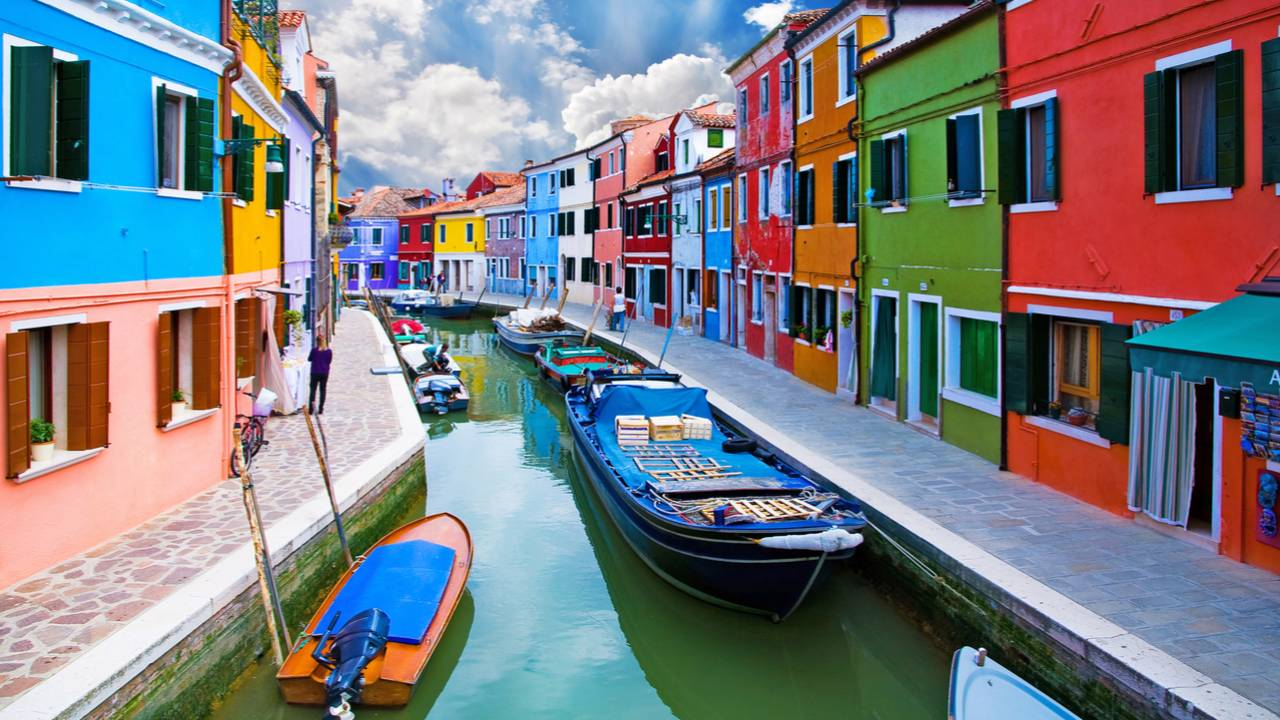
#> input picture Data/cv.jpg, 1280 x 720 px, given in place of Pic_2021_04_22_182513_blockId#19197.bmp, which was not available
$ python autoedge.py   (older library calls are emulated)
#> lines starting #> are read from the running program, lines starting #| are printed output that depends on the picture; after the words box and inside, x2 and y2 are one past the last pixel; in counts of white or black regions, pixels touching at a corner belong together; pictures that were not available may be replaced by others from this repository, and a replacement may not be noted

#adding for testing branch
import argparse
import cv2
from matplotlib import pyplot as plt
from imutils import perspective
from imutils import contours
import imutils
import numpy as np
from scipy.spatial import distance as dist
# construct the argument parser and parse the arguments
# ap = argparse.ArgumentParser()
# ap.add_argument("-i", "--image", type=str, required=True,
# 	help="path to input image")
# ap.add_argument("-s", "--scharr", type=int, default=0,
# 	help="path to input image")
# args = vars(ap.parse_args())

# load the image, convert it to grayscale, and display the original
# grayscale image
'''image = cv2.imread('/home/qualitas/Documents/Projects/TVS_OD/Images/Pic_2021_04_20_141036_blockId#48648.bmp')
gray = cv2.cvtColor(image, cv2.COLOR_BGR2GRAY)
cv2.imshow("Gray", gray)
scharr=0

# set the kernel size, depending on whether we are using the Sobel
# operator of the Scharr operator, then compute the gradients along
# the x and y axis, respectively
ksize = -1 if scharr > 0 else 3
gX = cv2.Sobel(gray, ddepth=cv2.CV_32F, dx=1, dy=0, ksize=ksize)
gY = cv2.Sobel(gray, ddepth=cv2.CV_32F, dx=0, dy=1, ksize=ksize)
# the gradient magnitude images are now of the floating point data
# type, so we need to take care to convert them back a to unsigned
# 8-bit integer representation so other OpenCV functions can operate
# on them and visualize them
gX = cv2.convertScaleAbs(gX)
gY = cv2.convertScaleAbs(gY)
# combine the gradient representations into a single image
combined = cv2.addWeighted(gX, 0.5, gY, 0.5, 0)
# show our output images
cv2.imshow("Sobel/Scharr X", gX)
cv2.imshow("Sobel/Scharr Y", gY)
cv2.imshow("Sobel/Scharr Combined", combined)
cv2.waitKey(0)'''

def midpoint(ptA, ptB):
	return ((ptA[0] + ptB[0]) * 0.5, (ptA[1] + ptB[1]) * 0.5)

# load the image, convert it to grayscale, and display the original
# grayscale image
image = cv2.imread('/home/qualitas/Documents/Projects/TVS_OD/Images/Pic_2021_04_22_182513_blockId#19197.bmp')
#> image is the input picture: shape (720, 1280, 3); mean B, G, R 130.2, 124.9, 121.7
gray = cv2.cvtColor(image, cv2.COLOR_BGR2GRAY)
cv2.imshow("Gray", gray)
scharr=0
# set the kernel size, depending on whether we are using the Sobel
# operator of the Scharr operator, then compute the gradients along
# the x and y axis, respectively
ksize = -1 if scharr > 0 else 3
gX = cv2.Sobel(gray, ddepth=cv2.CV_32F, dx=1, dy=0, ksize=ksize)
gY = cv2.Sobel(gray, ddepth=cv2.CV_32F, dx=0, dy=1, ksize=ksize)
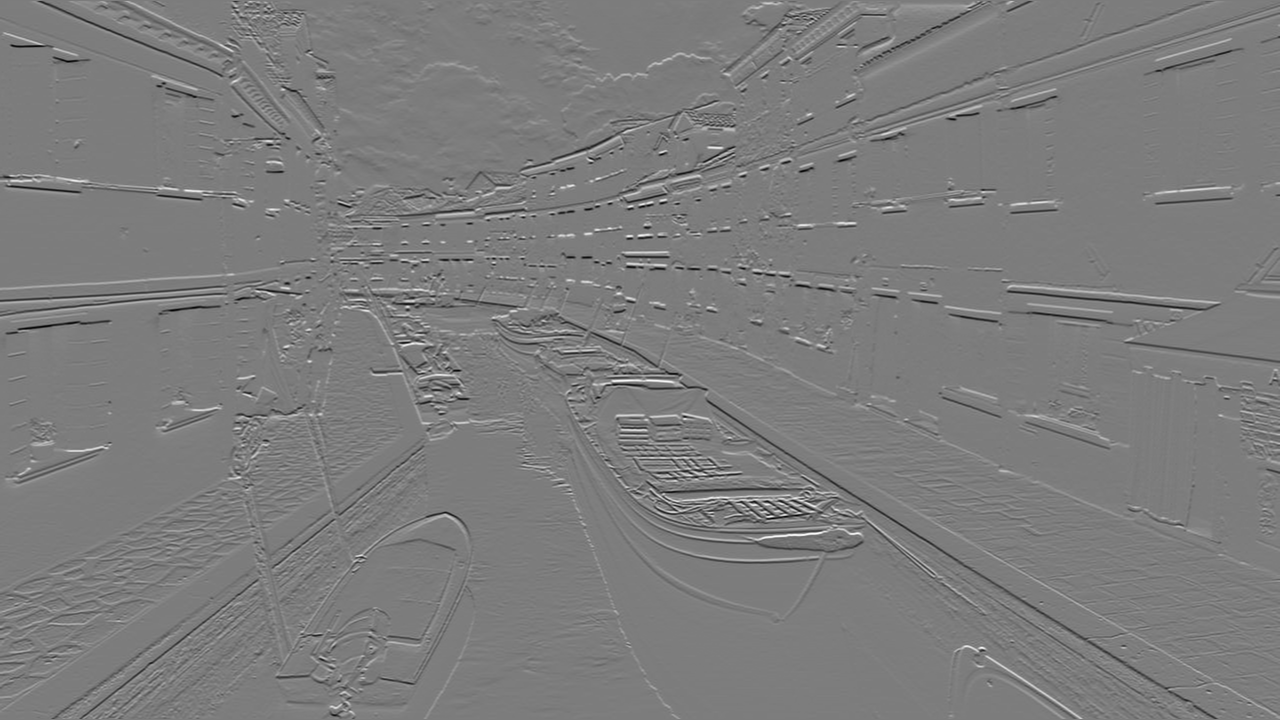
#> gY: shape (720, 1280) float32; min -875, max 912, mean -0.2; drawn with min black and max white
# the gradient magnitude images are now of the floating point data
# type, so we need to take care to convert them back a to unsigned
# 8-bit integer representation so other OpenCV functions can operate
# on them and visualize them
gX = cv2.convertScaleAbs(gX)
gY = cv2.convertScaleAbs(gY)
# combine the gradient representations into a single image
combined = cv2.addWeighted(gX, 0.5, gY, 0.5, 0)
# show our output images
# cv2.imshow("Sobel/Scharr X", gX)
# cv2.imshow("Sobel/Scharr Y", gY)
# cv2.imshow("Sobel/Scharr Combined", combined)
# cv2.waitKey(0)

# perform edge detection, then perform a dilation + erosion to
# close gaps in between object edges
edged = cv2.Canny(combined, 60, 110)
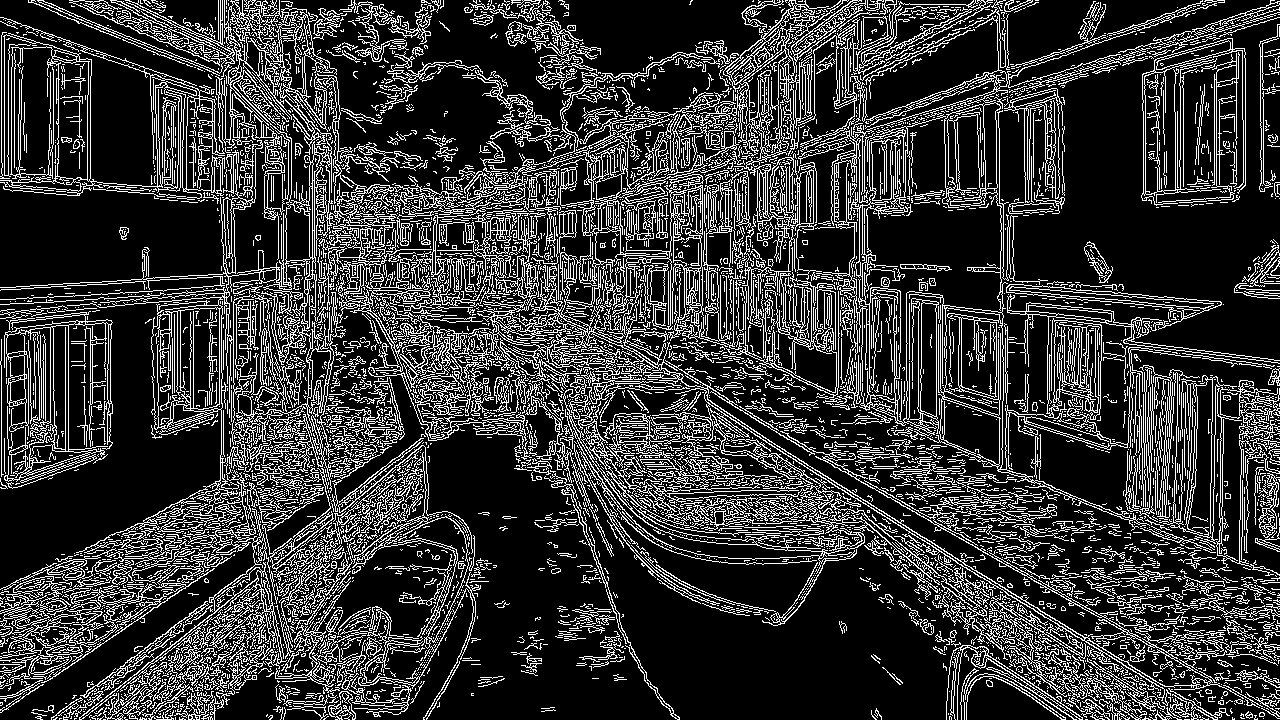
#> edged: shape (720, 1280); 21.1% white in thin lines or dots
edged = cv2.dilate(edged, None, iterations=1)
#> edged: shape (720, 1280); 58.5% white; 4586 black regions (3980 under 20 px), largest, box (x1, y1, x2, y2) and area: (586, 489, 979, 720) 39940, (1014, 19, 1280, 359) 38308, (427, 424, 674, 720) 33792
edged = cv2.erode(edged, None, iterations=1)
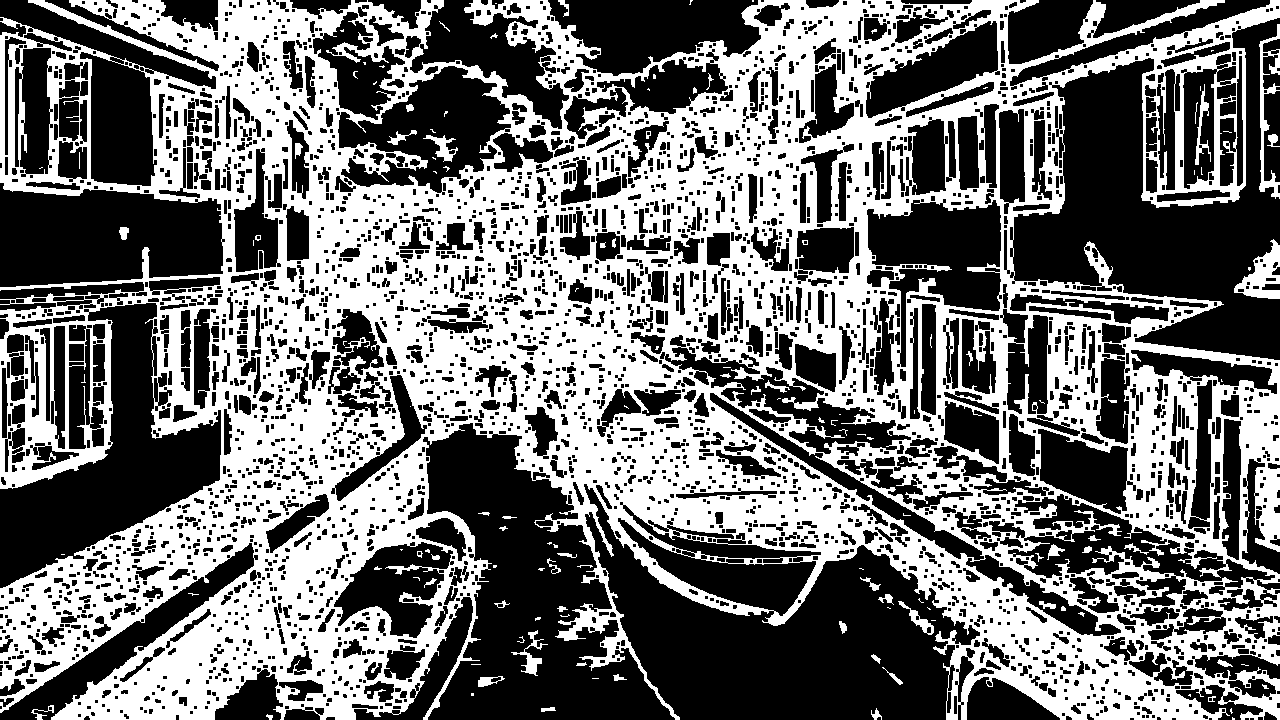
#> edged: shape (720, 1280); 44.7% white; 138 white regions (78 under 20 px)
# plt.imshow(edged)
# plt.show()
# find contours in the edge map
cnts = cv2.findContours(edged.copy(), cv2.RETR_EXTERNAL,
	cv2.CHAIN_APPROX_SIMPLE)
#> cnts = 57 contours, 33 with area under 20; largest, box (x1, y1, x2, y2) and area: (0, 0, 1280, 720) 686174, (1234, 239, 1280, 299) 1274, (1259, 24, 1280, 199) 860, (511, 630, 548, 676) 284, (898, 601, 934, 635) 266
cnts = imutils.grab_contours(cnts)
# sort the contours from left-to-right and initialize the
# 'pixels per metric' calibration variable
(cnts, _) = contours.sort_contours(cnts,)
pixelsPerMetric = None

con_dict={}
# for c in cnts:
#     con_dict[c]=cv2.contourArea(c)

sort_dict=sorted(cnts,key=lambda x:cv2.contourArea(x))
#> sort_dict has the same summary as cnts


# loop over the contours individually
#for c in sort_dict:
	# if the contour is not sufficiently large, ignore it
	#if cv2.contourArea(c) < 100:
		#continue
c=sort_dict[-1]
#> c = contour of 6164 points, box (x1, y1, x2, y2) (0, 0, 1280, 720), area 686174
print(cv2.contourArea(c))
#| 686173.5
# compute the rotated bounding box of the contour
orig = image.copy()
box = cv2.minAreaRect(c)
#> box = ((639.5, 359.5), (719, 1279), -90)
box = cv2.cv.BoxPoints(box) if imutils.is_cv2() else cv2.boxPoints(box)
#> box = ((1279, 719), (-2.2e-14, 719), (0, 0), (1279, 0))
box = np.array(box, dtype="int")
#> box = [[1278, 718], [0, 718], [0, 0], [1278, 0]]
# order the points in the contour such that they appear
# in top-left, top-right, bottom-right, and bottom-left
# order, then draw the outline of the rotated bounding
# box
box = perspective.order_points(box)
#> box = [[0, 0], [1278, 0], [1278, 718], [0, 718]]
cv2.drawContours(orig, [box.astype("int")], -1, (0, 255, 0), 2)
# loop over the original points and draw them
for (x, y) in box:
    cv2.circle(orig, (int(x), int(y)), 5, (0, 0, 255), -1)
#> this loop made 4 passes
#> orig: shape (720, 1280, 3); mean B, G, R 128.7, 126.3, 120.6


# unpack the ordered bounding box, then compute the midpoint
# between the top-left and top-right coordinates, followed by
# the midpoint between bottom-left and bottom-right coordinates
(tl, tr, br, bl) = box
#> tl = [0, 0]; tr = [1278, 0]; br = [1278, 718]; bl = [0, 718]
(tltrX, tltrY) = midpoint(tl, tr)
#> tltrX = 639; tltrY = 0
(blbrX, blbrY) = midpoint(bl, br)
#> blbrX = 639; blbrY = 718
# compute the midpoint between the top-left and top-right points,
# followed by the midpoint between the top-righ and bottom-right
(tlblX, tlblY) = midpoint(tl, bl)
#> tlblX = 0; tlblY = 359
(trbrX, trbrY) = midpoint(tr, br)
#> trbrX = 1278; trbrY = 359
# draw the midpoints on the image
cv2.circle(orig, (int(tltrX), int(tltrY)), 5, (255, 0, 0), -1)
#> orig: shape (720, 1280, 3); mean B, G, R 128.7, 126.3, 120.6
cv2.circle(orig, (int(blbrX), int(blbrY)), 5, (255, 0, 0), -1)
#> orig: shape (720, 1280, 3); mean B, G, R 128.7, 126.3, 120.6
cv2.circle(orig, (int(tlblX), int(tlblY)), 5, (255, 0, 0), -1)
#> orig: shape (720, 1280, 3); mean B, G, R 128.8, 126.3, 120.6
cv2.circle(orig, (int(trbrX), int(trbrY)), 5, (255, 0, 0), -1)
#> orig: shape (720, 1280, 3); mean B, G, R 128.8, 126.3, 120.6
# draw lines between the midpoints
cv2.line(orig, (int(tltrX), int(tltrY)), (int(blbrX), int(blbrY)),
    (255, 0, 255), 2)
cv2.line(orig, (int(tlblX), int(tlblY)), (int(trbrX), int(trbrY)),
    (255, 0, 255), 2)
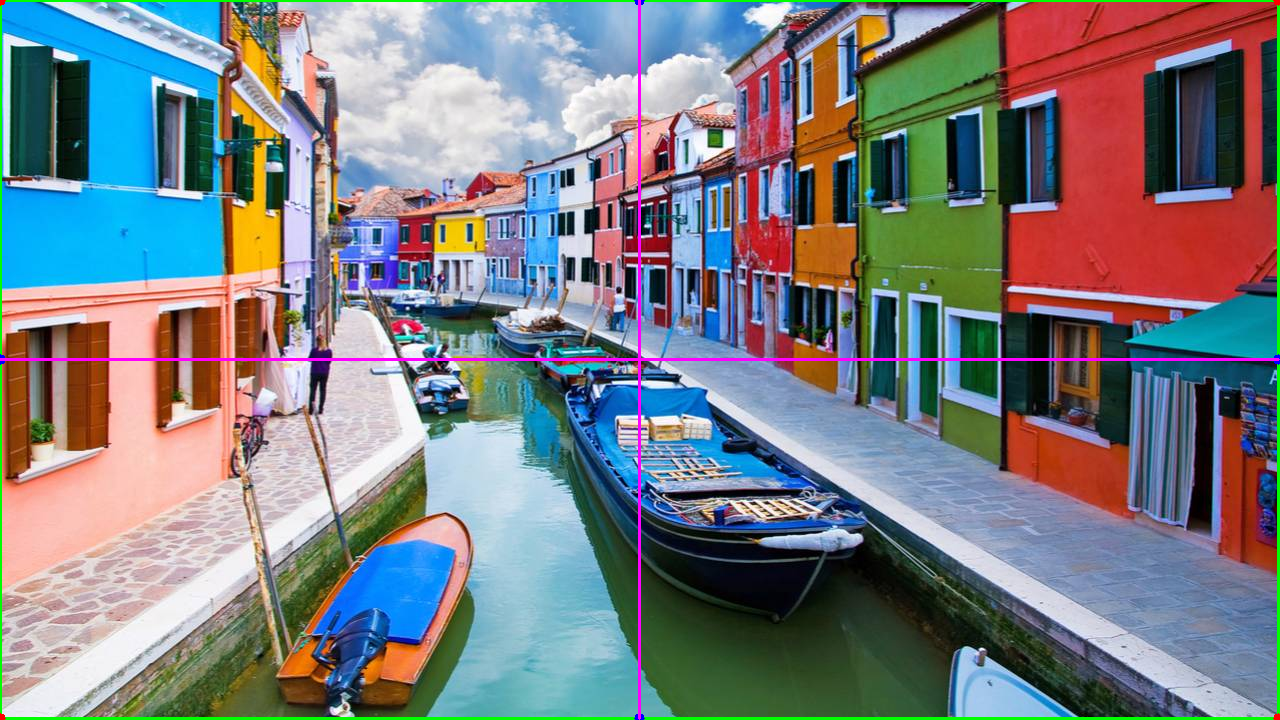
#> orig: shape (720, 1280, 3); mean B, G, R 129.7, 125.5, 121.6

# compute the Euclidean distance between the midpoints
dA = dist.euclidean((tltrX, tltrY), (blbrX, blbrY))
#> dA = 718
dB = dist.euclidean((tlblX, tlblY), (trbrX, trbrY))
#> dB = 1278
# if the pixels per metric has not been initialized, then
# compute it as the ratio of pixels to supplied metric
# (in this case, inches)
#if pixelsPerMetric is None:
    #pixelsPerMetric = dB / args["width"]


# compute the size of the object
dimA = dA #/ pixelsPerMetric
#> dimA = 718
dimB = dB #/ pixelsPerMetric
#> dimB = 1278
# draw the object sizes on the image
cv2.putText(orig, "{:.1f}in".format(dimA),
    (int(tltrX - 15), int(tltrY - 10)), cv2.FONT_HERSHEY_SIMPLEX,
    0.65, (255, 255, 255), 2)
cv2.putText(orig, "{:.1f}in".format(dimB),
    (int(trbrX + 10), int(trbrY)), cv2.FONT_HERSHEY_SIMPLEX,
    0.65, (255, 255, 255), 2)
cv2.putText(orig, "{:.1f}".format(cv2.contourArea(c)),
    (int(trbrX + 100), int(trbrY)+40), cv2.FONT_HERSHEY_SIMPLEX,
    0.90, (255, 255, 255), 2)
# show the output image
plt.imshow(orig)
plt.show()
